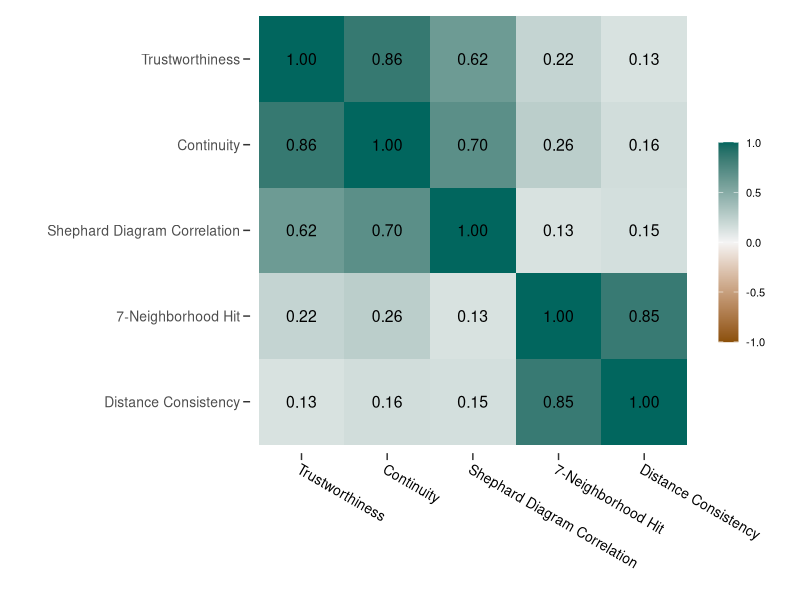

Write R code to recreate this figure.
# set your working director using setwd()
setwd("C:\\Users\\Daniel Atzberger\\Documents\\SNCS")



# Important note: In the file Results_Correlation_Final.csv we replaced
# the entries 'Silhouette coefficient' by 'Silhouette Coefficient'
# and the entries 'Distance consistency' by 'Distance Consistency'
# using an usual Text Editor


library(reshape)
library(ggplot2)
library(gridExtra)
library(patchwork)
library(RColorBrewer)

df <- read.csv('Results_Correlation_Final.csv')

colors <- brewer.pal(9, "BrBG")

ggplot(df, aes(x = Variable.1, y = Variable.2, fill = Correlation)) +
  geom_tile(width = 1.0, position = 'identity') + 
  geom_text(aes(label = sprintf("%.2f", Correlation)), color = "black", size = 4) + 
  scale_fill_gradient2(low = colors[1], mid = colors[5], high = colors[9],
                       midpoint = 0.0, na.value = "grey", limits = c(-1,1)) +
  guides(fill = guide_colourbar(barwidth = 1,
                                barheight = 10,
                                title = '',
                                #label = FALSE,
                                #ticks = FALSE,
                                reverse = FALSE)) +
  theme(axis.ticks.length = unit(5, "pt"),
        axis.text.y = element_text(size = 10),
        axis.text.x = element_text(size = 10, angle = 330, hjust = 0, colour = "black"),
        panel.grid.major = element_blank(), panel.background = element_blank(),
        legend.text=element_text(size=8)) +
  scale_x_discrete(limits=c('Trustworthiness', 'Continuity', 'Shephard Diagram Correlation',
                            '7-Neighborhood Hit','Distance Consistency')) +
  scale_y_discrete(limits=c('Distance Consistency', '7-Neighborhood Hit',
                            'Shephard Diagram Correlation','Continuity','Trustworthiness'))+
  labs(x = "", y = "") +
  coord_equal()
